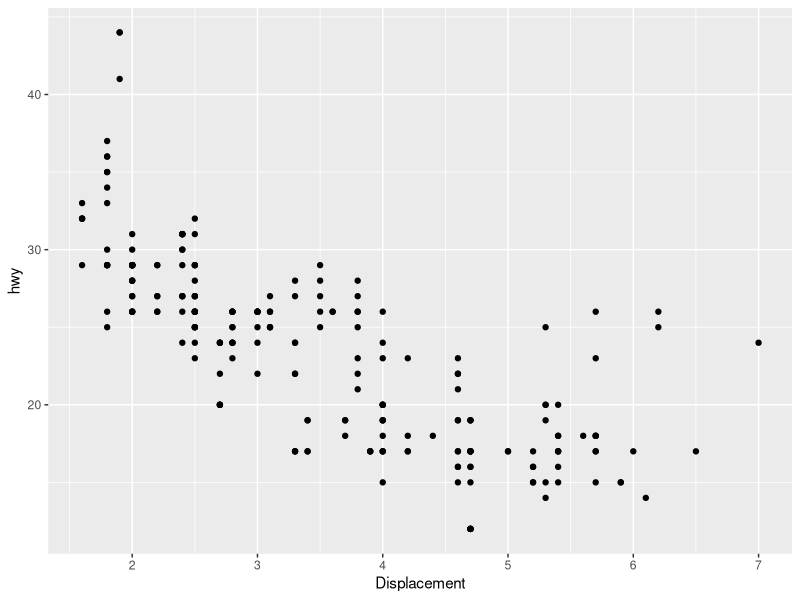
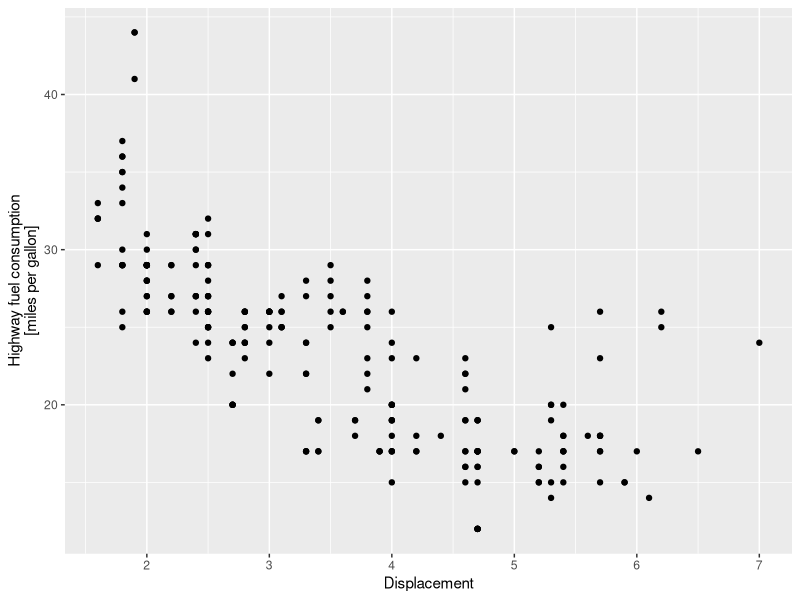
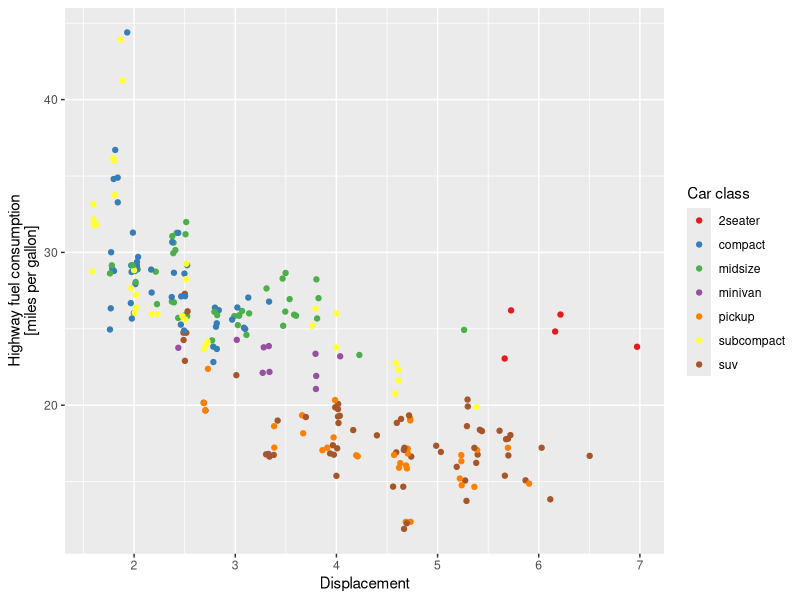
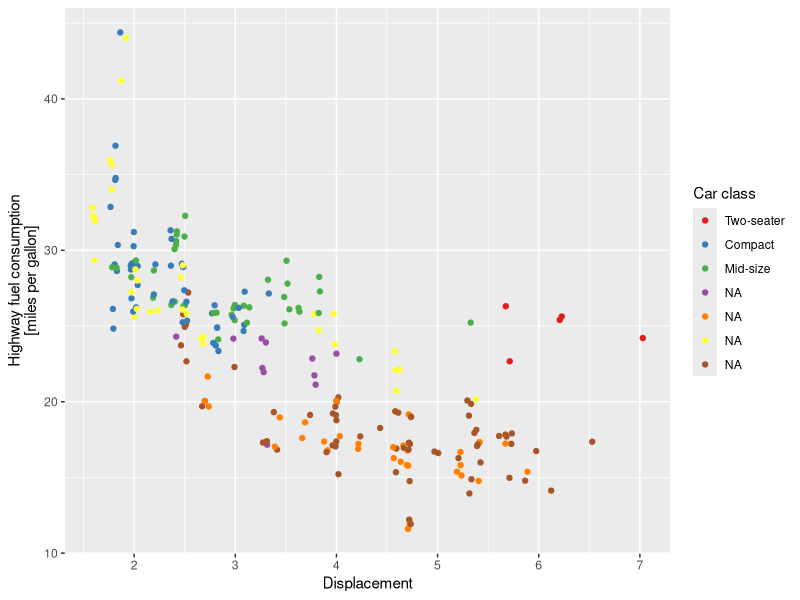

Write the R code that produced these figures, in order. (Note: this script raises an error after producing the figures.)
library(tidyverse)

mpg %>%
  ggplot(aes(x = displ, y = hwy)) +
  geom_point() +
  scale_x_continuous("Displacement")

mpg %>%
  ggplot(aes(x = displ, y = hwy)) +
  geom_point() +
  scale_x_continuous("Displacement") +
  scale_y_continuous("Highway fuel consumption\n[miles per gallon]")

mpg %>%
  ggplot(aes(x = displ, y = hwy, color = class)) +
  geom_jitter() +
  scale_x_continuous("Displacement") +
  scale_y_continuous("Highway fuel consumption\n[miles per gallon]") +
  scale_color_brewer("Car class", palette = "Set1")

my_color_scale <-
  scale_color_brewer(
    "Car class",
    palette = "Set1",
    labels = c("Two-seater", "Compact", "Mid-size")
  )

mpg %>%
  ggplot(aes(x = displ, y = hwy, color = class)) +
  geom_jitter() +
  scale_x_continuous("Displacement") +
  scale_y_continuous("Highway fuel consumption\n[miles per gallon]") +
  my_color_scale

my_fill_scale <-
  scale_color_brewer(
    "Car class",
    palette = "Set1",
    labels = c("Two-seater", "Compact", "Mid-size")
  )

mpg %>%
  ggplot(aes(x = drv, fill = class)) +
  geom_bar() +
  scale_x_discrete("Drivetrain") +
  scale_fill_
